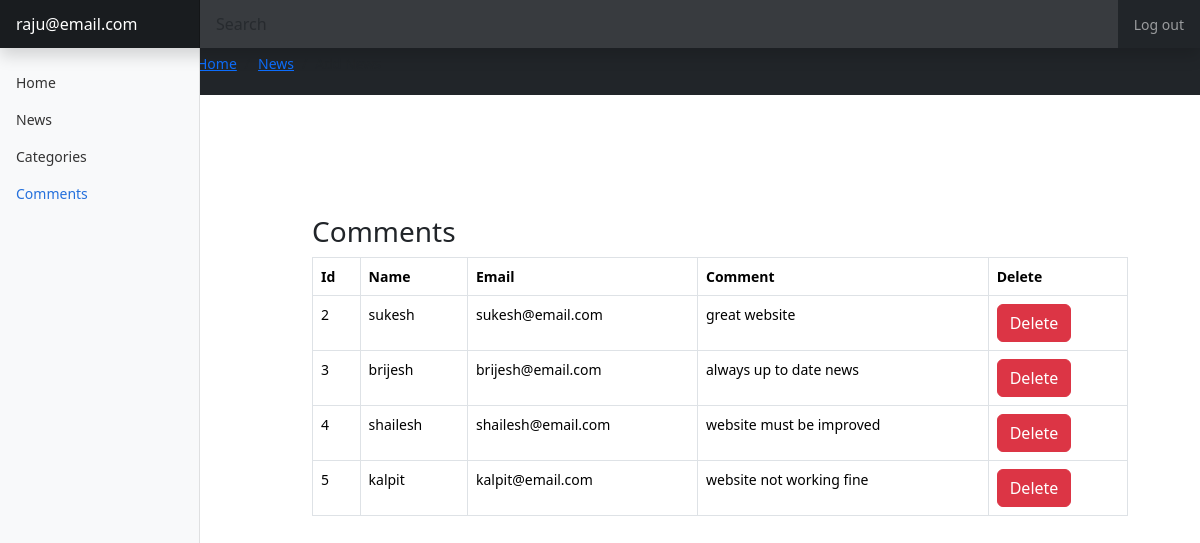
The app's page /comments.php (signed in) with its own data.
### tables this page shows
CREATE TABLE `comment` (
  `id` int(100) NOT NULL,
  `name` varchar(100) NOT NULL,
  `email` varchar(100) NOT NULL,
  `comment` varchar(1000) NOT NULL
);

### comments.php (the view, shortened to what this page needs)
<?php
include('include\header.php');
?>
    <div class="bg-dark" style="margin-left:16%; width:85%; padding:5px;">
    <ul class="breadcrumb">
    <li class="breadcrumb-item"><a href="home.php">Home</a></li>
        <li class="breadcrumb-item"><a href="news.php">News</a></li>
        <li class="breadcrumb-item active">Add News</li>
    </ul>
    </div>
    <div style="margin-left:25%;margin-top:10%; width:70%;">
        <h3>Comments</h3>
        <table class="table table-bordered">
        <tr>
          <th>Id</th>
          <th>Name</th>
          <th>Email</th>
          <th>Comment</th>
          <th>Delete</th>
        </tr>
        <?php
    include('database\connection.php');
      $query = mysqli_query($conn, "SELECT * FROM `comment`");
      while($row = mysqli_fetch_array($query)){
    ?>
    <tr>
    <td><?php echo $row['id'];?></td>
      <td><?php echo $row['name'];?></td>
      <td><?php echo $row['email'];?></td>
      <td><?php echo $row['comment'];?></td>
      <td><a class="btn btn-danger" href="comment_delete.php?delete=<?php echo $row['id'];?>">Delete</a></td>
    </tr>
    <?php
      }
    ?>
      </table>
    </div>
    </body>
    </html>
    <?php
    include('include\footer.php');
    ?>

### style/dashboard.css (style rules this page uses)
body { font-size: .875rem; }

### records on screen
comment: id "2", name "sukesh", email "sukesh@email.com", comment "great website"
comment: id "3", name "brijesh", email "brijesh@email.com", comment "always up to date news"
comment: id "4", name "shailesh", email "shailesh@email.com", comment "website must be improved"
comment: id "5", name "kalpit", email "kalpit@email.com", comment "website not working fine"

### other values on screen
$_SESSION['email'] "raju@email.com"
